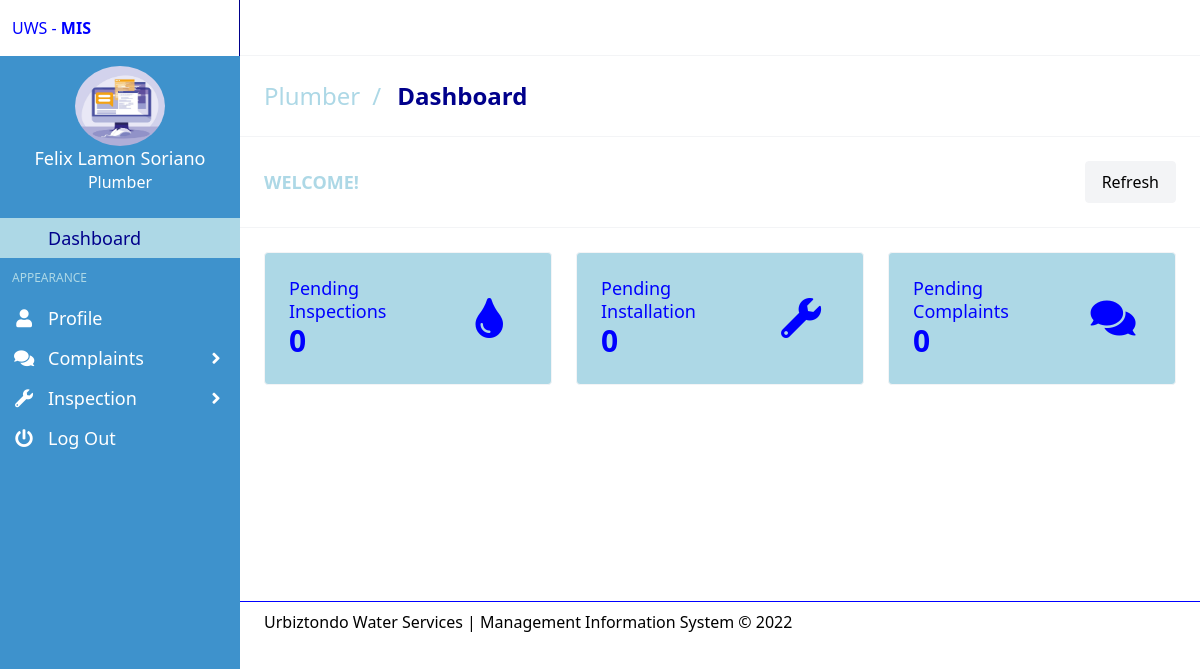
The app's page /plumber/home.php (signed in) with its own data.
### tables this page shows
CREATE TABLE `tblplumber` (
  `plumber_ID` int(50) NOT NULL,
  `plumber_no` int(50) NOT NULL,
  `Fname` varchar(50) NOT NULL,
  `Mname` varchar(50) NOT NULL,
  `Lname` varchar(50) NOT NULL,
  `house_no` decimal(10,0) NOT NULL,
  `address_ID` int(11) NOT NULL,
  `Email` varchar(50) NOT NULL,
  `ContactNo` decimal(10,0) NOT NULL,
  `Username` varchar(50) DEFAULT NULL,
  `Password` varchar(150) DEFAULT NULL,
  `position` varchar(50) NOT NULL,
  `RegDate` date NOT NULL,
  `UserStatus` int(11) NOT NULL,
  `images` varchar(150) NOT NULL,
  `chat_status` varchar(50) NOT NULL,
  `admin_ID` int(11) NOT NULL
);

### plumber/includes/session.php (called while the page is built, shortened)
<?php
	include 'conn.php';
	if(isset($_SESSION['plumber']) ){
	$sql = "SELECT * FROM tblplumber WHERE plumber_ID  = '".$_SESSION['plumber']."'";
	$query = $connect->query($sql);
	$user = $query->fetch_assoc();
}
else{
	header('location: ../login.php');
}
?>

### plumber/includes/leftbar.php (the view, shortened to what this page needs)
<aside class="aside is-placed-left is-expanded" style="background:#3E92CC ;overflow-y:auto;">
  <div class="aside-tools">
    <div>
      UWS - <b class="font-black">MIS</b>
    </div>
  </div>
  <center>
      <div class="image">
        <img src="../upload/plumber/<?php echo $user['images']; ?>" class="img-circle elevation-2 d-flex " style="height:80px; width:90px; margin-top:10px;  border-radius: 50%;" >
      </div>
    <div class="info" >
        <h1 href="#" style="color:white; font-size:18px;  " > <?php echo $user['Fname'].' '.$user['Mname'].' '.$user['Lname']?> </h1>
        <h1 href="#" style="color:white; font-size:16px;  " > Plumber </h1>
      </div>
      </center>
  <div class="menu is-menu-main">
    <p class="menu-label"></p>
    <ul class="menu-list">
      <li class="<?php if($page=='dashboard'){ echo 'active'; }?> ">
        <a href="home.php">
          <span class="icon"><i class="mdi mdi-desktop-mac"></i></span>
          <span class="menu-item-label">Dashboard</span>
        </a>
      </li>
    </ul>
    <p class="menu-label">Appearance</p>
    <ul class="menu-list">
    <li class="<?php if($page=='profile'){ echo 'active'; }?> ">
        <a href="profile.php">
          <span class="icon"><i class="fa fa-user"></i></span>
          <span class="menu-item-label">Profile</span>
        </a>
      </li>
    </ul>
    <ul class="menu-list">
    <li class="<?php if($page=='complaint'){ echo 'active'; }?> ">
        <a class="dropdown ">
          <span class="icon"><i class="fa fa-comments"></i></span>
          <span class="menu-item-label">Complaints</span>
          <span class="icon"><i class="fa fa-angle-right arrow"></i></span>
        </a>
      </li>
    <ul class="menu-list">
    <li class="<?php if($page=='inspection'){ echo 'active'; }?> ">
         <a class="dropdown">
           <span class="icon"><i class="fa fa-wrench"></i></span>
           <span class="menu-item-label">Inspection</span>
           <span class="icon"><i class="fa fa-angle-right arrow"></i></span>
         </a>
       </li>
    <ul class="menu-list " style ="color:blue;">
      <li class=" bg-white">
      <a href="php/logout.php?plumber=<?php echo $user['plumber_ID']; ?>">
          <span class="icon"><i class="fa fa-power-off"></i></span>
          <span class="menu-item-label">Log Out</span>
        </a>
      </li>
    </ul>
  </div>
</aside>

### css1/main.css (style rules this page uses)
html { -moz-tab-size: 4; -o-tab-size: 4; tab-size: 4; }
html { line-height: 1.15; -webkit-text-size-adjust: 100%; }
b, strong { font-weight: bolder; }
blockquote, dd, dl, figure, h1, h2, h3, h4, h5, h6, hr, p, pre { margin: 0; }
ol, ul { list-style: none; margin: 0; padding: 0; }
html { font-family: ui-sans-serif, system-ui, -apple-system, BlinkMacSystemFont, "Segoe UI", Roboto, "Helvetica Neue", Arial, "Noto Sans", sans-serif, "Apple Color Emoji", "Segoe UI Emoji", "Segoe UI Symbol", "Noto Color Emoji"; line-height: 1.5; }
img { border-style: solid; }
h1, h2, h3, h4, h5, h6 { font-size: inherit; font-weight: inherit; }
a { color: inherit; text-decoration: inherit; }
audio, canvas, embed, iframe, img, object, svg, video { display: block; vertical-align: middle; }
img, video { max-width: 100%; height: auto; }
.font-black { font-weight: 900; }
* { --tw-shadow: 0 0 #0000; }
* { --tw-ring-inset: var(--tw-empty); --tw-ring-offset-width: 0px; --tw-ring-offset-color: #fff; --tw-ring-color: rgba(59, 130, 246, 0.5); --tw-ring-offset-shadow: 0 0 #0000; --tw-ring-shadow: 0 0 #0000; }
.dropdown { cursor: pointer; }
.aside { --tw-bg-opacity: 1; background-color: rgba(31, 41, 55, var(--tw-bg-opacity)); height: 100vh; position: fixed; top: 0; left: -15rem; width: 15rem; z-index: 40; transition-property: all; transition-timing-function: cubic-bezier(0.4, 0, 0.2, 1); transition-duration: 150ms; }
@media (min-width: 1024px) { .aside { left: 0; } }
.aside-tools { --tw-bg-opacity: 1; background-color: white; display: flex; flex-direction: row; align-items: center; flex: 1 1 0%; height: 3.5rem; padding-left: 0.75rem; padding-right: 0.75rem; --tw-text-opacity: 1; color: blue; width: 100%; border-right:1px solid darkblue; }
.menu-label { font-size: 0.75rem; line-height: 1rem; padding: 0.75rem; --tw-text-opacity: 1; color: lightblue; text-transform: uppercase; }
.menu-list li a { display: flex; padding-top: 0.5rem; padding-bottom: 0.5rem; --tw-text-opacity: 1; color: white; font-size:18px }
.menu-list li a .menu-item-label { flex-grow: 1; }
.menu-list li a .icon { flex: none; width: 3rem; }
.menu-list li.active > a { --tw-bg-opacity: 1; background-color: lightblue; color:darkblue; }
.icon { display: inline-flex; align-items: center; justify-content: center; height: 1.5rem; width: 1.5rem; }
.icon i { display: inline-flex; }
.image { display: block; position: relative; }
.image img { display: block; height: auto; max-width: 100%; width: 100%; }

### records on screen
tblplumber: images (picture), Fname "Felix", Mname "Lamon", Lname "Soriano"

### other values on screen
$totalclientx "0"
$totalrwcom "0"
